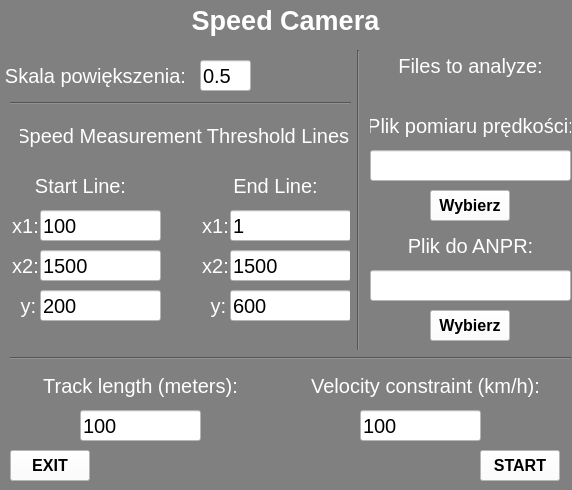
<?xml version="1.0" encoding="UTF-8"?>
<ui version="4.0">
 <class>Form</class>
 <widget class="QWidget" name="Form">
  <property name="geometry">
   <rect>
    <x>0</x>
    <y>0</y>
    <width>572</width>
    <height>490</height>
   </rect>
  </property>
  <property name="sizePolicy">
   <sizepolicy hsizetype="Fixed" vsizetype="Fixed">
    <horstretch>0</horstretch>
    <verstretch>0</verstretch>
   </sizepolicy>
  </property>
  <property name="minimumSize">
   <size>
    <width>572</width>
    <height>490</height>
   </size>
  </property>
  <property name="windowTitle">
   <string>Speed Camera</string>
  </property>
  <property name="styleSheet">
   <string notr="true">background-color: grey;</string>
  </property>
  <widget class="QLabel" name="label">
   <property name="geometry">
    <rect>
     <x>0</x>
     <y>0</y>
     <width>571</width>
     <height>41</height>
    </rect>
   </property>
   <property name="sizePolicy">
    <sizepolicy hsizetype="Expanding" vsizetype="Expanding">
     <horstretch>0</horstretch>
     <verstretch>0</verstretch>
    </sizepolicy>
   </property>
   <property name="font">
    <font>
     <pointsize>20</pointsize>
     <bold>true</bold>
    </font>
   </property>
   <property name="styleSheet">
    <string notr="true">color:white;</string>
   </property>
   <property name="text">
    <string>Speed Camera</string>
   </property>
   <property name="alignment">
    <set>Qt::AlignmentFlag::AlignCenter</set>
   </property>
  </widget>
  <widget class="QPushButton" name="btn1">
   <property name="geometry">
    <rect>
     <x>480</x>
     <y>450</y>
     <width>80</width>
     <height>31</height>
    </rect>
   </property>
   <property name="font">
    <font>
     <pointsize>12</pointsize>
     <bold>true</bold>
    </font>
   </property>
   <property name="styleSheet">
    <string notr="true">background-color: white;
color:black;</string>
   </property>
   <property name="text">
    <string>START</string>
   </property>
  </widget>
  <widget class="QLabel" name="label_2">
   <property name="geometry">
    <rect>
     <x>0</x>
     <y>60</y>
     <width>191</width>
     <height>31</height>
    </rect>
   </property>
   <property name="font">
    <font>
     <pointsize>15</pointsize>
     <bold>false</bold>
    </font>
   </property>
   <property name="styleSheet">
    <string notr="true">color:white;</string>
   </property>
   <property name="text">
    <string>Skala powiększenia:</string>
   </property>
   <property name="alignment">
    <set>Qt::AlignmentFlag::AlignCenter</set>
   </property>
  </widget>
  <widget class="QLineEdit" name="editScale">
   <property name="geometry">
    <rect>
     <x>200</x>
     <y>60</y>
     <width>51</width>
     <height>31</height>
    </rect>
   </property>
   <property name="font">
    <font>
     <pointsize>15</pointsize>
    </font>
   </property>
   <property name="styleSheet">
    <string notr="true">background-color: white;
color:black;</string>
   </property>
   <property name="text">
    <string>0.5</string>
   </property>
   <property name="maxLength">
    <number>5</number>
   </property>
   <property name="placeholderText">
    <string>1</string>
   </property>
  </widget>
  <widget class="QLabel" name="label_3">
   <property name="geometry">
    <rect>
     <x>0</x>
     <y>170</y>
     <width>161</width>
     <height>31</height>
    </rect>
   </property>
   <property name="font">
    <font>
     <pointsize>15</pointsize>
     <bold>false</bold>
    </font>
   </property>
   <property name="styleSheet">
    <string notr="true">color:white;</string>
   </property>
   <property name="text">
    <string>Start Line:</string>
   </property>
   <property name="alignment">
    <set>Qt::AlignmentFlag::AlignCenter</set>
   </property>
  </widget>
  <widget class="QLabel" name="label_4">
   <property name="geometry">
    <rect>
     <x>10</x>
     <y>210</y>
     <width>31</width>
     <height>31</height>
    </rect>
   </property>
   <property name="font">
    <font>
     <pointsize>15</pointsize>
     <bold>false</bold>
    </font>
   </property>
   <property name="styleSheet">
    <string notr="true">color:white;</string>
   </property>
   <property name="text">
    <string>x1:</string>
   </property>
   <property name="alignment">
    <set>Qt::AlignmentFlag::AlignCenter</set>
   </property>
  </widget>
  <widget class="QLabel" name="label_11">
   <property name="geometry">
    <rect>
     <x>40</x>
     <y>370</y>
     <width>201</width>
     <height>31</height>
    </rect>
   </property>
   <property name="font">
    <font>
     <pointsize>15</pointsize>
     <bold>false</bold>
    </font>
   </property>
   <property name="styleSheet">
    <string notr="true">color:white;</string>
   </property>
   <property name="text">
    <string>Track length (meters):</string>
   </property>
   <property name="alignment">
    <set>Qt::AlignmentFlag::AlignCenter</set>
   </property>
  </widget>
  <widget class="QLineEdit" name="editTrackLength">
   <property name="geometry">
    <rect>
     <x>80</x>
     <y>410</y>
     <width>121</width>
     <height>31</height>
    </rect>
   </property>
   <property name="font">
    <font>
     <pointsize>15</pointsize>
    </font>
   </property>
   <property name="styleSheet">
    <string notr="true">background-color: white;
color:black;</string>
   </property>
   <property name="text">
    <string>100</string>
   </property>
  </widget>
  <widget class="QLabel" name="label_12">
   <property name="geometry">
    <rect>
     <x>310</x>
     <y>370</y>
     <width>231</width>
     <height>31</height>
    </rect>
   </property>
   <property name="font">
    <font>
     <pointsize>15</pointsize>
     <bold>false</bold>
    </font>
   </property>
   <property name="styleSheet">
    <string notr="true">color:white;</string>
   </property>
   <property name="text">
    <string>Velocity constraint (km/h):</string>
   </property>
   <property name="alignment">
    <set>Qt::AlignmentFlag::AlignCenter</set>
   </property>
  </widget>
  <widget class="QLineEdit" name="editVelocityConstraint">
   <property name="geometry">
    <rect>
     <x>360</x>
     <y>410</y>
     <width>121</width>
     <height>31</height>
    </rect>
   </property>
   <property name="font">
    <font>
     <pointsize>15</pointsize>
    </font>
   </property>
   <property name="styleSheet">
    <string notr="true">background-color: white;
color:black;</string>
   </property>
   <property name="text">
    <string>100</string>
   </property>
  </widget>
  <widget class="QPushButton" name="btn2">
   <property name="geometry">
    <rect>
     <x>10</x>
     <y>450</y>
     <width>80</width>
     <height>31</height>
    </rect>
   </property>
   <property name="font">
    <font>
     <pointsize>12</pointsize>
     <bold>true</bold>
    </font>
   </property>
   <property name="styleSheet">
    <string notr="true">background-color: white;
color:black;</string>
   </property>
   <property name="text">
    <string>EXIT</string>
   </property>
  </widget>
  <widget class="QLabel" name="label_6">
   <property name="geometry">
    <rect>
     <x>10</x>
     <y>250</y>
     <width>31</width>
     <height>31</height>
    </rect>
   </property>
   <property name="font">
    <font>
     <pointsize>15</pointsize>
     <bold>false</bold>
    </font>
   </property>
   <property name="styleSheet">
    <string notr="true">color:white;</string>
   </property>
   <property name="text">
    <string>x2:</string>
   </property>
   <property name="alignment">
    <set>Qt::AlignmentFlag::AlignCenter</set>
   </property>
  </widget>
  <widget class="QLineEdit" name="editX2Start">
   <property name="geometry">
    <rect>
     <x>40</x>
     <y>250</y>
     <width>121</width>
     <height>31</height>
    </rect>
   </property>
   <property name="font">
    <font>
     <pointsize>15</pointsize>
    </font>
   </property>
   <property name="styleSheet">
    <string notr="true">background-color: white;
color:black;</string>
   </property>
   <property name="text">
    <string>1500</string>
   </property>
  </widget>
  <widget class="QLabel" name="label_7">
   <property name="geometry">
    <rect>
     <x>10</x>
     <y>290</y>
     <width>31</width>
     <height>31</height>
    </rect>
   </property>
   <property name="font">
    <font>
     <pointsize>15</pointsize>
     <bold>false</bold>
    </font>
   </property>
   <property name="styleSheet">
    <string notr="true">color:white;</string>
   </property>
   <property name="text">
    <string> y:</string>
   </property>
   <property name="alignment">
    <set>Qt::AlignmentFlag::AlignCenter</set>
   </property>
  </widget>
  <widget class="QLineEdit" name="editX1Start">
   <property name="geometry">
    <rect>
     <x>40</x>
     <y>210</y>
     <width>121</width>
     <height>31</height>
    </rect>
   </property>
   <property name="font">
    <font>
     <pointsize>15</pointsize>
    </font>
   </property>
   <property name="styleSheet">
    <string notr="true">background-color: white;
color:black;</string>
   </property>
   <property name="text">
    <string>100</string>
   </property>
  </widget>
  <widget class="QLineEdit" name="editYStart">
   <property name="geometry">
    <rect>
     <x>40</x>
     <y>290</y>
     <width>121</width>
     <height>31</height>
    </rect>
   </property>
   <property name="font">
    <font>
     <pointsize>15</pointsize>
    </font>
   </property>
   <property name="styleSheet">
    <string notr="true">background-color: white;
color:black;</string>
   </property>
   <property name="text">
    <string>200</string>
   </property>
  </widget>
  <widget class="QLabel" name="label_10">
   <property name="geometry">
    <rect>
     <x>200</x>
     <y>170</y>
     <width>151</width>
     <height>31</height>
    </rect>
   </property>
   <property name="font">
    <font>
     <pointsize>15</pointsize>
     <bold>false</bold>
    </font>
   </property>
   <property name="styleSheet">
    <string notr="true">color:white;</string>
   </property>
   <property name="text">
    <string>End Line:</string>
   </property>
   <property name="alignment">
    <set>Qt::AlignmentFlag::AlignCenter</set>
   </property>
  </widget>
  <widget class="QLabel" name="label_8">
   <property name="geometry">
    <rect>
     <x>200</x>
     <y>250</y>
     <width>31</width>
     <height>31</height>
    </rect>
   </property>
   <property name="font">
    <font>
     <pointsize>15</pointsize>
     <bold>false</bold>
    </font>
   </property>
   <property name="styleSheet">
    <string notr="true">color:white;</string>
   </property>
   <property name="text">
    <string>x2:</string>
   </property>
   <property name="alignment">
    <set>Qt::AlignmentFlag::AlignCenter</set>
   </property>
  </widget>
  <widget class="QLabel" name="label_5">
   <property name="geometry">
    <rect>
     <x>200</x>
     <y>210</y>
     <width>31</width>
     <height>31</height>
    </rect>
   </property>
   <property name="font">
    <font>
     <pointsize>15</pointsize>
     <bold>false</bold>
    </font>
   </property>
   <property name="styleSheet">
    <string notr="true">color:white;</string>
   </property>
   <property name="text">
    <string>x1:</string>
   </property>
   <property name="alignment">
    <set>Qt::AlignmentFlag::AlignCenter</set>
   </property>
  </widget>
  <widget class="QLineEdit" name="editX2End">
   <property name="geometry">
    <rect>
     <x>230</x>
     <y>250</y>
     <width>121</width>
     <height>31</height>
    </rect>
   </property>
   <property name="font">
    <font>
     <pointsize>15</pointsize>
    </font>
   </property>
   <property name="styleSheet">
    <string notr="true">background-color: white;
color:black;</string>
   </property>
   <property name="text">
    <string>1500</string>
   </property>
  </widget>
  <widget class="QLabel" name="label_9">
   <property name="geometry">
    <rect>
     <x>200</x>
     <y>290</y>
     <width>31</width>
     <height>31</height>
    </rect>
   </property>
   <property name="font">
    <font>
     <pointsize>15</pointsize>
     <bold>false</bold>
    </font>
   </property>
   <property name="styleSheet">
    <string notr="true">color:white;</string>
   </property>
   <property name="text">
    <string> y:</string>
   </property>
   <property name="alignment">
    <set>Qt::AlignmentFlag::AlignCenter</set>
   </property>
  </widget>
  <widget class="QLineEdit" name="editX1End">
   <property name="geometry">
    <rect>
     <x>230</x>
     <y>210</y>
     <width>121</width>
     <height>31</height>
    </rect>
   </property>
   <property name="font">
    <font>
     <pointsize>15</pointsize>
    </font>
   </property>
   <property name="styleSheet">
    <string notr="true">background-color: white;
color:black;</string>
   </property>
   <property name="text">
    <string>1</string>
   </property>
  </widget>
  <widget class="QLineEdit" name="editYEnd">
   <property name="geometry">
    <rect>
     <x>230</x>
     <y>290</y>
     <width>121</width>
     <height>31</height>
    </rect>
   </property>
   <property name="font">
    <font>
     <pointsize>15</pointsize>
    </font>
   </property>
   <property name="styleSheet">
    <string notr="true">background-color: white;
color:black;</string>
   </property>
   <property name="text">
    <string>600</string>
   </property>
  </widget>
  <widget class="QLabel" name="label_13">
   <property name="geometry">
    <rect>
     <x>20</x>
     <y>120</y>
     <width>331</width>
     <height>31</height>
    </rect>
   </property>
   <property name="font">
    <font>
     <pointsize>15</pointsize>
     <bold>false</bold>
    </font>
   </property>
   <property name="styleSheet">
    <string notr="true">color:white;</string>
   </property>
   <property name="text">
    <string>Speed Measurement Threshold Lines:</string>
   </property>
   <property name="alignment">
    <set>Qt::AlignmentFlag::AlignCenter</set>
   </property>
  </widget>
  <widget class="Line" name="line">
   <property name="geometry">
    <rect>
     <x>350</x>
     <y>50</y>
     <width>16</width>
     <height>301</height>
    </rect>
   </property>
   <property name="orientation">
    <enum>Qt::Orientation::Vertical</enum>
   </property>
  </widget>
  <widget class="Line" name="line_2">
   <property name="geometry">
    <rect>
     <x>10</x>
     <y>350</y>
     <width>561</width>
     <height>16</height>
    </rect>
   </property>
   <property name="orientation">
    <enum>Qt::Orientation::Horizontal</enum>
   </property>
  </widget>
  <widget class="Line" name="line_3">
   <property name="geometry">
    <rect>
     <x>10</x>
     <y>93</y>
     <width>341</width>
     <height>20</height>
    </rect>
   </property>
   <property name="orientation">
    <enum>Qt::Orientation::Horizontal</enum>
   </property>
  </widget>
  <widget class="QLabel" name="label_14">
   <property name="geometry">
    <rect>
     <x>370</x>
     <y>50</y>
     <width>201</width>
     <height>31</height>
    </rect>
   </property>
   <property name="font">
    <font>
     <pointsize>15</pointsize>
     <bold>false</bold>
    </font>
   </property>
   <property name="styleSheet">
    <string notr="true">color:white;</string>
   </property>
   <property name="text">
    <string>Files to analyze:</string>
   </property>
   <property name="alignment">
    <set>Qt::AlignmentFlag::AlignCenter</set>
   </property>
  </widget>
  <widget class="QLineEdit" name="editSpeedFile">
   <property name="enabled">
    <bool>false</bool>
   </property>
   <property name="geometry">
    <rect>
     <x>370</x>
     <y>150</y>
     <width>201</width>
     <height>31</height>
    </rect>
   </property>
   <property name="font">
    <font>
     <pointsize>14</pointsize>
    </font>
   </property>
   <property name="styleSheet">
    <string notr="true">background-color: white;
color:black;</string>
   </property>
   <property name="text">
    <string/>
   </property>
   <property name="readOnly">
    <bool>true</bool>
   </property>
  </widget>
  <widget class="QPushButton" name="speedViewBtn">
   <property name="geometry">
    <rect>
     <x>430</x>
     <y>190</y>
     <width>80</width>
     <height>31</height>
    </rect>
   </property>
   <property name="font">
    <font>
     <pointsize>12</pointsize>
     <bold>true</bold>
    </font>
   </property>
   <property name="styleSheet">
    <string notr="true">background-color: white;
color:black;</string>
   </property>
   <property name="text">
    <string>Wybierz</string>
   </property>
  </widget>
  <widget class="QLabel" name="label_15">
   <property name="geometry">
    <rect>
     <x>370</x>
     <y>110</y>
     <width>201</width>
     <height>31</height>
    </rect>
   </property>
   <property name="font">
    <font>
     <pointsize>15</pointsize>
     <bold>false</bold>
    </font>
   </property>
   <property name="styleSheet">
    <string notr="true">color:white;</string>
   </property>
   <property name="text">
    <string>Plik pomiaru prędkości:</string>
   </property>
   <property name="alignment">
    <set>Qt::AlignmentFlag::AlignCenter</set>
   </property>
  </widget>
  <widget class="QLineEdit" name="editLicensePlateFile">
   <property name="enabled">
    <bool>false</bool>
   </property>
   <property name="geometry">
    <rect>
     <x>370</x>
     <y>270</y>
     <width>201</width>
     <height>31</height>
    </rect>
   </property>
   <property name="font">
    <font>
     <pointsize>14</pointsize>
    </font>
   </property>
   <property name="styleSheet">
    <string notr="true">background-color: white;
color:black;</string>
   </property>
   <property name="text">
    <string/>
   </property>
   <property name="readOnly">
    <bool>true</bool>
   </property>
  </widget>
  <widget class="QLabel" name="label_16">
   <property name="geometry">
    <rect>
     <x>370</x>
     <y>230</y>
     <width>201</width>
     <height>31</height>
    </rect>
   </property>
   <property name="font">
    <font>
     <pointsize>15</pointsize>
     <bold>false</bold>
    </font>
   </property>
   <property name="styleSheet">
    <string notr="true">color:white;</string>
   </property>
   <property name="text">
    <string>Plik do ANPR:</string>
   </property>
   <property name="alignment">
    <set>Qt::AlignmentFlag::AlignCenter</set>
   </property>
  </widget>
  <widget class="QPushButton" name="licensePlateViewBtn">
   <property name="geometry">
    <rect>
     <x>430</x>
     <y>310</y>
     <width>80</width>
     <height>31</height>
    </rect>
   </property>
   <property name="font">
    <font>
     <pointsize>12</pointsize>
     <bold>true</bold>
    </font>
   </property>
   <property name="styleSheet">
    <string notr="true">background-color: white;
color:black;</string>
   </property>
   <property name="text">
    <string>Wybierz</string>
   </property>
  </widget>
 </widget>
 <resources/>
 <connections/>
</ui>
